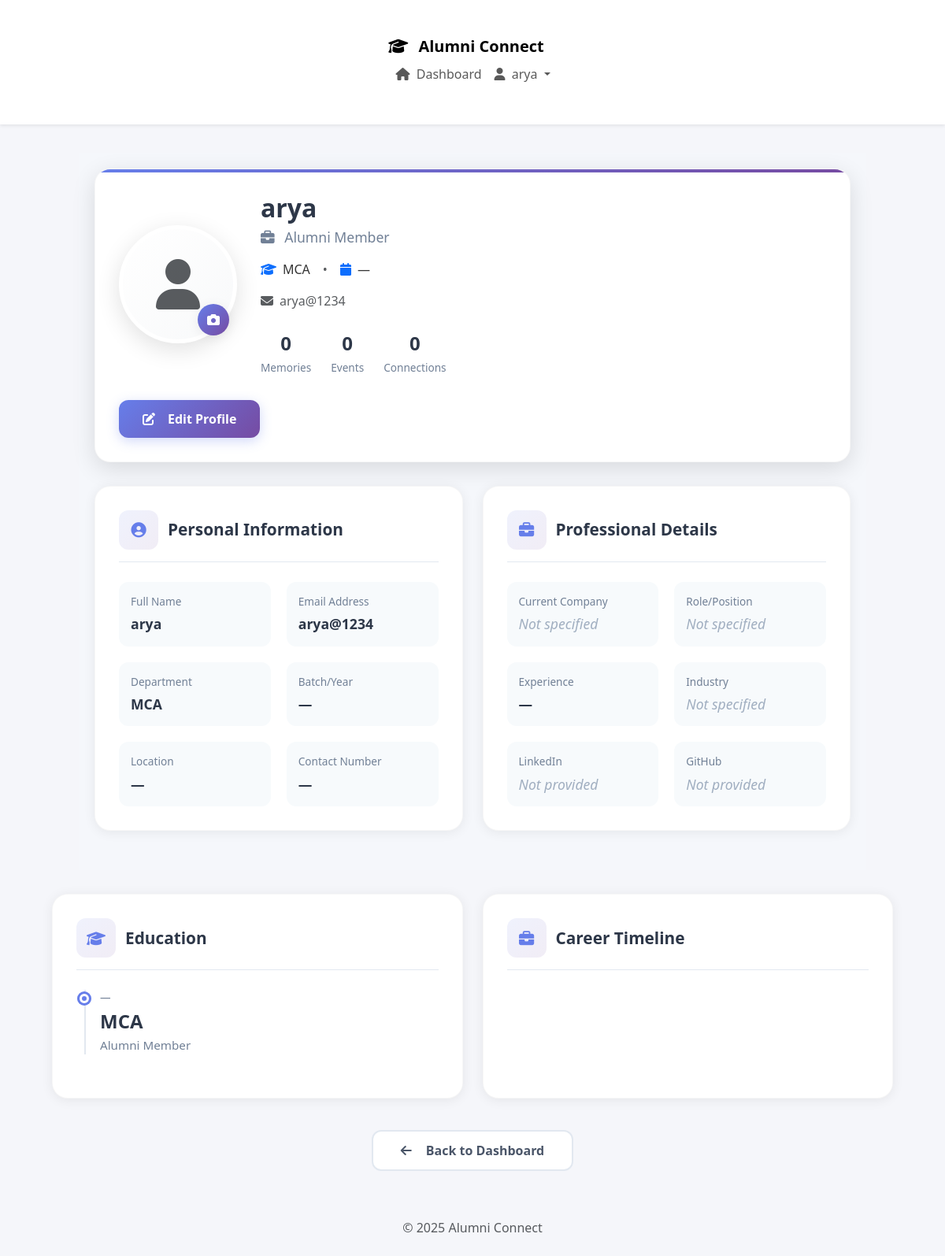
The app's page /profile/ (signed in), older data.
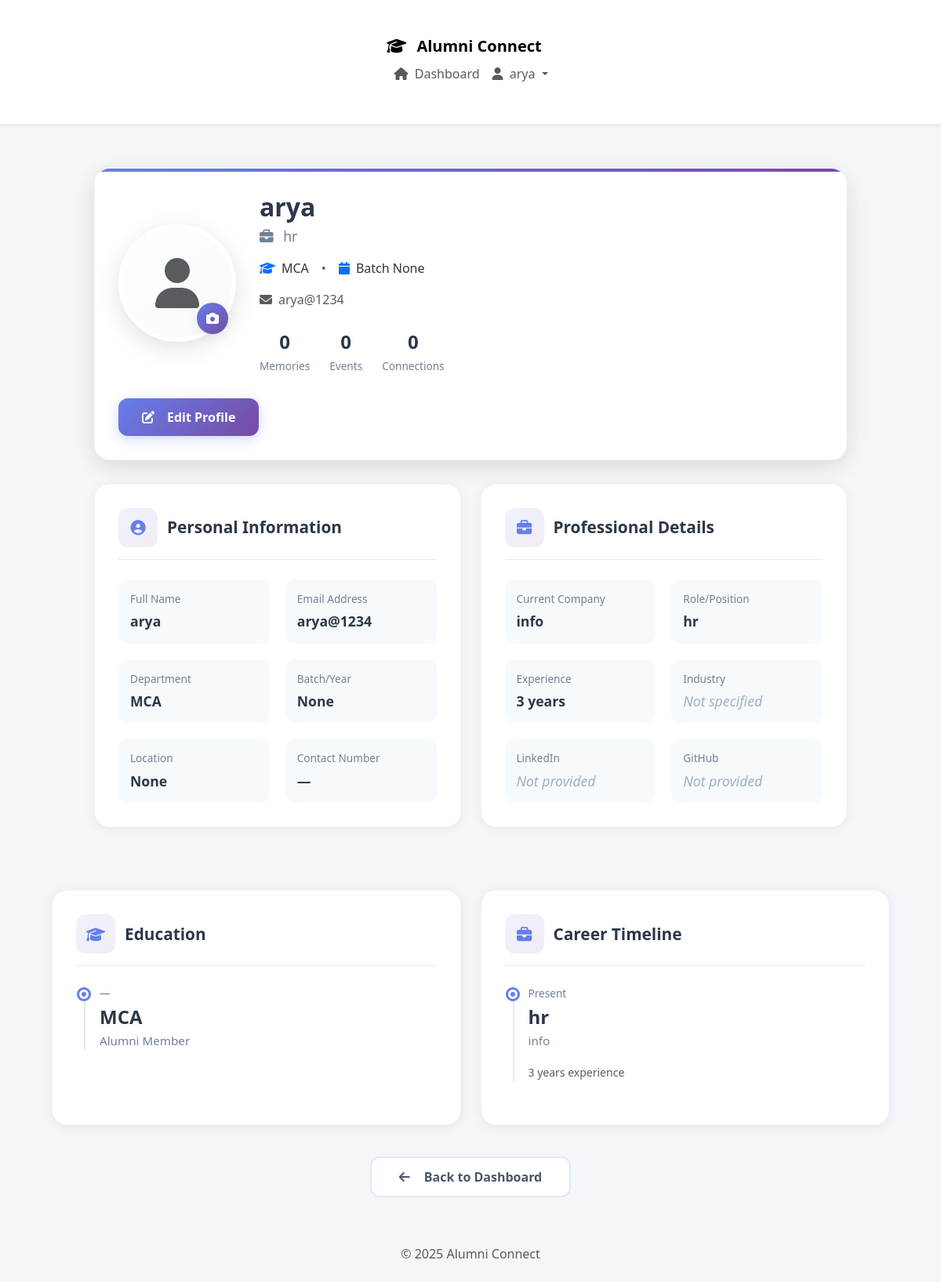
The same page, newer data.
### pages/models.py (models this page shows, shortened)
class StudentProfile(models.Model):
    user = models.OneToOneField(User, on_delete=models.CASCADE)
    roll_number = models.CharField(max_length=50, blank=True, null=True)
    department = models.CharField(max_length=100, blank=True, null=True)
    batch = models.CharField(max_length=20, blank=True, null=True)
    year_of_passing = models.IntegerField(blank=True, null=True)
    phone = models.CharField(max_length=20, blank=True, null=True)
    current_company = models.CharField(max_length=100, blank=True, null=True)
    role = models.CharField(max_length=100, blank=True, null=True)
    experience_years = models.IntegerField(blank=True, null=True)
    profile_photo = models.ImageField(upload_to='profile_photos/', blank=True, null=True)
    location = models.CharField(max_length=200, blank=True, null=True)

### pages/views.py (the view)
# urls.py: path('profile/', views.profile_view, name='profile'),
@login_required(login_url='login')
def profile_view(request):
    user = request.user
    student_profile = StudentProfile.objects.filter(user=user).first()
    return render(request, 'profile.html', {
        'user': user,
        'student_profile': student_profile,
    })

### templates/profile.html (shortened to what the changed rows need)
{% extends "base.html" %}
{% load static %}
{% load humanize %}
{% block content %}
<div class="profile-container">
  <div class="profile-header-card fade-in">
    <div class="profile-header">
      <div class="profile-info">
        <h1 class="profile-name">{{ user.get_full_name|default:user.username }}</h1>
        <p class="profile-title">
          <i class="fas fa-briefcase me-2"></i>
          {% if student_profile.role %}
            {{ student_profile.role }}
          {% else %}
            Alumni Member
          {% endif %}
        </p>
        <div class="d-flex align-items-center gap-3 mb-3">
          <span class="d-flex align-items-center gap-2">
            <i class="fas fa-graduation-cap text-primary"></i>
            <span>{{ student_profile.department|default:"Alumni" }}</span>
          </span>
          <span class="text-muted">•</span>
          <span class="d-flex align-items-center gap-2">
            <i class="fas fa-calendar text-primary"></i>
            <span>
              {% if student_profile.batch %}
                Batch {{ student_profile.batch }}
              {% elif student_profile.year_of_passing %}
                {{ student_profile.year_of_passing }}
              {% else %}
                —
              {% endif %}
            </span>
          </span>
        </div>
        <p class="text-muted mb-4">
          <i class="fas fa-envelope me-2"></i>{{ user.email|default:"No email provided" }}
        </p>
        <div class="profile-stats">
          <div class="stat-item">
          </div>
          <div class="stat-item">
          </div>
          <div class="stat-item">
          </div>
        </div>
      </div>
    </div>
  </div>
  <div class="profile-sections">
    <div class="profile-section fade-in">
      <div class="info-grid">
        <div class="info-item">
          <div class="info-label">Department</div>
          <div class="info-value">{{ student_profile.department|default:"—" }}</div>
        </div>
        <div class="info-item">
          <div class="info-label">Batch/Year</div>
          <div class="info-value">
            {% if student_profile.batch %}
              {{ student_profile.batch }}
            {% elif student_profile.year_of_passing %}
              {{ student_profile.year_of_passing }}
            {% else %}
              —
            {% endif %}
          </div>
        </div>
        <div class="info-item">
          <div class="info-label">Location</div>
          <div class="info-value">{{ student_profile.location|default:"—" }}</div>
        </div>
        <div class="info-item">
          <div class="info-label">Contact Number</div>
          <div class="info-value">{{ student_profile.phone|default:"—" }}</div>
        </div>
      </div>
    </div>
    <div class="profile-section fade-in">
      <div class="info-grid">
        <div class="info-item">
          <div class="info-label">Current Company</div>
          <div class="info-value {% if not student_profile.current_company %}empty{% endif %}">
            {{ student_profile.current_company|default:"Not specified" }}
          </div>
        </div>
        <div class="info-item">
          <div class="info-label">Role/Position</div>
          <div class="info-value {% if not student_profile.role %}empty{% endif %}">
            {{ student_profile.role|default:"Not specified" }}
          </div>
        </div>
        <div class="info-item">
          <div class="info-label">Experience</div>
          <div class="info-value">
            {% if student_profile.experience_years %}
              {{ student_profile.experience_years }} year{{ student_profile.experience_years|pluralize }}
            {% else %}
              —
            {% endif %}
          </div>
        </div>
      </div>
    </div>
  </div>
  </div>
  <div class="profile-sections">
    <div class="profile-section fade-in">
      <div class="timeline">
        <div class="timeline-item">
          <div class="timeline-date">{% if student_profile.year_of_passing %}{{ student_profile.year_of_passing }}{% else %}—{% endif %}</div>
          <h4 class="timeline-title">{{ student_profile.department|default:"Alumni Program" }}</h4>
          <p class="timeline-description">
            {% if student_profile.degree %}{{ student_profile.degree }}{% else %}Alumni Member{% endif %}
          </p>
        </div>
      </div>
    </div>
    <div class="profile-section fade-in">
      <div class="timeline">
        {% if student_profile.current_company %}
        <div class="timeline-item">
          <div class="timeline-date">Present</div>
          <h4 class="timeline-title">{{ student_profile.role|default:"Professional" }}</h4>
          <p class="timeline-description">{{ student_profile.current_company }}</p>
          {% if student_profile.experience_years %}
            <small class="text-muted">{{ student_profile.experience_years }} year{{ student_profile.experience_years|pluralize }} experience</small>
          {% endif %}
        </div>
        {% endif %}
      </div>
    </div>
  </div>
{% endblock %}

Row changes from the older to the newer data that the page shows:
changed StudentProfile "MCA": role (not shown) → "hr"; batch (not shown) → "None"; location "—" → "None"; current_company "Not specified" → "info"; role "Not specified" → "hr"; experience_years (not shown) → "3"; current_company (not shown) → "info"
Text that changed along with them:
text no longer shown: "Alumni Member — — —"
text now shown: "Batch year Present year experience"
